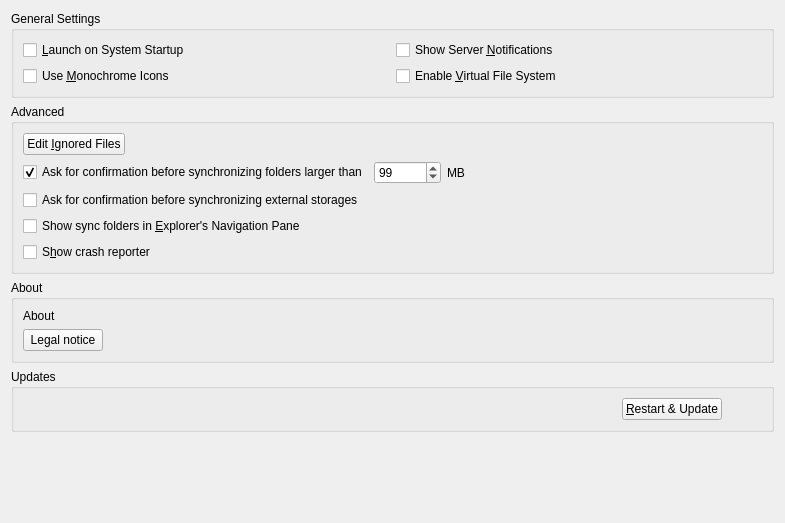
<?xml version="1.0" encoding="UTF-8"?>
<ui version="4.0">
 <class>OCC::GeneralSettings</class>
 <widget class="QWidget" name="OCC::GeneralSettings">
  <property name="geometry">
   <rect>
    <x>0</x>
    <y>0</y>
    <width>785</width>
    <height>523</height>
   </rect>
  </property>
  <property name="windowTitle">
   <string notr="true">Form</string>
  </property>
  <layout class="QGridLayout" name="gridLayout_3">
   <item row="2" column="0">
    <widget class="QGroupBox" name="aboutGroupBox">
     <property name="title">
      <string>About</string>
     </property>
     <layout class="QVBoxLayout" name="verticalLayout_3">
      <item>
       <widget class="QLabel" name="aboutLabel">
        <property name="sizePolicy">
         <sizepolicy hsizetype="Preferred" vsizetype="Minimum">
          <horstretch>0</horstretch>
          <verstretch>0</verstretch>
         </sizepolicy>
        </property>
        <property name="text">
         <string>About</string>
        </property>
       </widget>
      </item>
      <item>
       <layout class="QHBoxLayout" name="horizontalLayout_6">
        <item>
         <widget class="QPushButton" name="legalNoticeButton">
          <property name="text">
           <string>Legal notice</string>
          </property>
         </widget>
        </item>
        <item>
         <spacer name="horizontalSpacer_2">
          <property name="orientation">
           <enum>Qt::Horizontal</enum>
          </property>
          <property name="sizeHint" stdset="0">
           <size>
            <width>40</width>
            <height>20</height>
           </size>
          </property>
         </spacer>
        </item>
       </layout>
      </item>
     </layout>
    </widget>
   </item>
   <item row="0" column="0">
    <widget class="QGroupBox" name="generalGroupBox">
     <property name="title">
      <string>General Settings</string>
     </property>
     <layout class="QGridLayout" name="gridLayout_2">
      <item row="0" column="0">
       <widget class="QCheckBox" name="autostartCheckBox">
        <property name="text">
         <string>&amp;Launch on System Startup</string>
        </property>
       </widget>
      </item>
      <item row="2" column="0">
       <widget class="QCheckBox" name="monoIconsCheckBox">
        <property name="toolTip">
         <string>For System Tray</string>
        </property>
        <property name="text">
         <string>Use &amp;Monochrome Icons</string>
        </property>
       </widget>
      </item>
      <item row="2" column="1">
       <widget class="QCheckBox" name="virtualFileSystemCheckbox">
        <property name="text">
         <string>Enable &amp;Virtual File System</string>
        </property>
        <property name="hidden" stdset="0">
         <bool>true</bool>
        </property>
       </widget>
      </item>
      <item row="0" column="1">
       <widget class="QCheckBox" name="serverNotificationsCheckBox">
        <property name="text">
         <string>Show Server &amp;Notifications</string>
        </property>
       </widget>
      </item>
     </layout>
    </widget>
   </item>
   <item row="3" column="0">
    <widget class="QGroupBox" name="updatesGroupBox">
     <property name="title">
      <string>Updates</string>
     </property>
     <layout class="QHBoxLayout" name="horizontalLayout">
      <item>
       <widget class="QLabel" name="updateStateLabel">
        <property name="text">
         <string/>
        </property>
        <property name="wordWrap">
         <bool>true</bool>
        </property>
        <property name="openExternalLinks">
         <bool>true</bool>
        </property>
       </widget>
      </item>
      <item>
       <widget class="QPushButton" name="restartButton">
        <property name="sizePolicy">
         <sizepolicy hsizetype="Maximum" vsizetype="Fixed">
          <horstretch>0</horstretch>
          <verstretch>0</verstretch>
         </sizepolicy>
        </property>
        <property name="text">
         <string>&amp;Restart &amp;&amp; Update</string>
        </property>
       </widget>
      </item>
      <item>
       <spacer name="horizontalSpacer">
        <property name="orientation">
         <enum>Qt::Horizontal</enum>
        </property>
        <property name="sizeType">
         <enum>QSizePolicy::Preferred</enum>
        </property>
        <property name="sizeHint" stdset="0">
         <size>
          <width>40</width>
          <height>20</height>
         </size>
        </property>
       </spacer>
      </item>
     </layout>
    </widget>
   </item>
   <item row="4" column="0">
    <spacer name="verticalSpacer">
     <property name="orientation">
      <enum>Qt::Vertical</enum>
     </property>
     <property name="sizeHint" stdset="0">
      <size>
       <width>20</width>
       <height>0</height>
      </size>
     </property>
    </spacer>
   </item>
   <item row="1" column="0">
    <widget class="QGroupBox" name="groupBox">
     <property name="title">
      <string>Advanced</string>
     </property>
     <layout class="QVBoxLayout" name="verticalLayout">
      <item>
       <layout class="QHBoxLayout" name="horizontalLayout_4">
        <item>
         <widget class="QPushButton" name="ignoredFilesButton">
          <property name="text">
           <string>Edit &amp;Ignored Files</string>
          </property>
         </widget>
        </item>
        <item>
         <spacer name="horizontalSpacer_4">
          <property name="orientation">
           <enum>Qt::Horizontal</enum>
          </property>
          <property name="sizeHint" stdset="0">
           <size>
            <width>555</width>
            <height>20</height>
           </size>
          </property>
         </spacer>
        </item>
       </layout>
      </item>
      <item>
       <layout class="QHBoxLayout" name="horizontalLayout_3">
        <item>
         <widget class="QCheckBox" name="newFolderLimitCheckBox">
          <property name="text">
           <string>Ask for confirmation before synchronizing folders larger than</string>
          </property>
          <property name="checked">
           <bool>true</bool>
          </property>
         </widget>
        </item>
        <item>
         <widget class="QSpinBox" name="newFolderLimitSpinBox">
          <property name="maximum">
           <number>999999</number>
          </property>
          <property name="value">
           <number>99</number>
          </property>
         </widget>
        </item>
        <item>
         <widget class="QLabel" name="label">
          <property name="text">
           <string extracomment="Trailing part of &quot;Ask confirmation before syncing folder larger than&quot; ">MB</string>
          </property>
         </widget>
        </item>
        <item>
         <spacer name="horizontalSpacer_3">
          <property name="orientation">
           <enum>Qt::Horizontal</enum>
          </property>
          <property name="sizeHint" stdset="0">
           <size>
            <width>40</width>
            <height>20</height>
           </size>
          </property>
         </spacer>
        </item>
       </layout>
      </item>
      <item>
       <layout class="QHBoxLayout" name="horizontalLayout_8">
        <item>
         <widget class="QCheckBox" name="newExternalStorage">
          <property name="text">
           <string>Ask for confirmation before synchronizing external storages</string>
          </property>
         </widget>
        </item>
       </layout>
      </item>
      <item>
       <layout class="QHBoxLayout" name="horizontalLayout_10">
        <item>
         <widget class="QCheckBox" name="showInExplorerNavigationPaneCheckBox">
          <property name="text">
           <string>Show sync folders in &amp;Explorer's Navigation Pane</string>
          </property>
         </widget>
        </item>
       </layout>
      </item>
      <item>
       <layout class="QHBoxLayout" name="horizontalLayout_9">
        <item>
         <widget class="QCheckBox" name="crashreporterCheckBox">
          <property name="sizePolicy">
           <sizepolicy hsizetype="MinimumExpanding" vsizetype="Fixed">
            <horstretch>0</horstretch>
            <verstretch>0</verstretch>
           </sizepolicy>
          </property>
          <property name="text">
           <string>S&amp;how crash reporter</string>
          </property>
         </widget>
        </item>
       </layout>
      </item>
     </layout>
    </widget>
   </item>
  </layout>
 </widget>
 <tabstops>
  <tabstop>autostartCheckBox</tabstop>
  <tabstop>monoIconsCheckBox</tabstop>
  <tabstop>ignoredFilesButton</tabstop>
  <tabstop>newFolderLimitCheckBox</tabstop>
  <tabstop>newFolderLimitSpinBox</tabstop>
  <tabstop>crashreporterCheckBox</tabstop>
  <tabstop>restartButton</tabstop>
 </tabstops>
 <resources/>
 <connections>
  <connection>
   <sender>newFolderLimitCheckBox</sender>
   <signal>toggled(bool)</signal>
   <receiver>newFolderLimitSpinBox</receiver>
   <slot>setEnabled(bool)</slot>
   <hints>
    <hint type="sourcelabel">
     <x>247</x>
     <y>188</y>
    </hint>
    <hint type="destinationlabel">
     <x>497</x>
     <y>190</y>
    </hint>
   </hints>
  </connection>
 </connections>
</ui>
